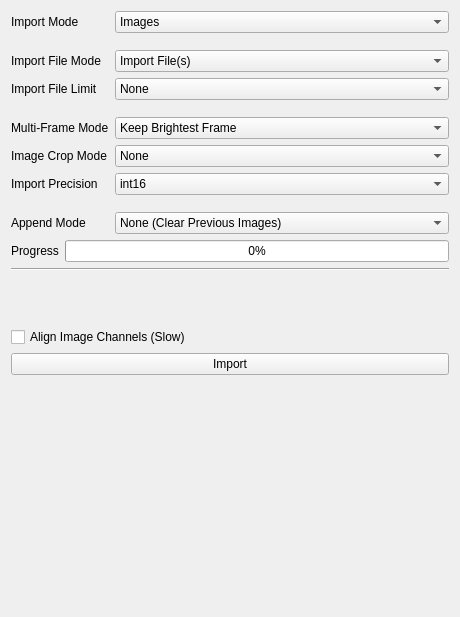
     <widget class="QWidget" name="tab">
      <attribute name="title">
       <string>Import</string>
      </attribute>
      <layout class="QVBoxLayout" name="verticalLayout_2">
       <item>
        <layout class="QFormLayout" name="formLayout_8">
         <item row="2" column="1">
          <spacer name="verticalSpacer_16">
           <property name="orientation">
            <enum>Qt::Vertical</enum>
           </property>
           <property name="sizeType">
            <enum>QSizePolicy::Minimum</enum>
           </property>
           <property name="sizeHint" stdset="0">
            <size>
             <width>334</width>
             <height>5</height>
            </size>
           </property>
          </spacer>
         </item>
         <item row="3" column="0">
          <widget class="QLabel" name="label_51">
           <property name="text">
            <string>Import File Mode</string>
           </property>
          </widget>
         </item>
         <item row="3" column="1">
          <widget class="QComboBox" name="import_filemode">
           <item>
            <property name="text">
             <string>Import File(s)</string>
            </property>
           </item>
           <item>
            <property name="text">
             <string>Import Directory</string>
            </property>
           </item>
          </widget>
         </item>
         <item row="4" column="0">
          <widget class="QLabel" name="import_limit_label">
           <property name="text">
            <string>Import File Limit</string>
           </property>
          </widget>
         </item>
         <item row="4" column="1">
          <widget class="QComboBox" name="import_limit">
           <property name="currentIndex">
            <number>6</number>
           </property>
           <item>
            <property name="text">
             <string>1</string>
            </property>
           </item>
           <item>
            <property name="text">
             <string>5</string>
            </property>
           </item>
           <item>
            <property name="text">
             <string>10</string>
            </property>
           </item>
           <item>
            <property name="text">
             <string>20</string>
            </property>
           </item>
           <item>
            <property name="text">
             <string>50</string>
            </property>
           </item>
           <item>
            <property name="text">
             <string>100</string>
            </property>
           </item>
           <item>
            <property name="text">
             <string>None</string>
            </property>
           </item>
          </widget>
         </item>
         <item row="5" column="1">
          <spacer name="verticalSpacer_17">
           <property name="orientation">
            <enum>Qt::Vertical</enum>
           </property>
           <property name="sizeType">
            <enum>QSizePolicy::Minimum</enum>
           </property>
           <property name="sizeHint" stdset="0">
            <size>
             <width>334</width>
             <height>5</height>
            </size>
           </property>
          </spacer>
         </item>
         <item row="6" column="0">
          <widget class="QLabel" name="label_30">
           <property name="text">
            <string>Multi-Frame Mode</string>
           </property>
          </widget>
         </item>
         <item row="6" column="1">
          <widget class="QComboBox" name="import_multiframe_mode">
           <item>
            <property name="text">
             <string>Keep Brightest Frame</string>
            </property>
           </item>
           <item>
            <property name="text">
             <string>Average Frames</string>
            </property>
           </item>
           <item>
            <property name="text">
             <string>Sum Frames</string>
            </property>
           </item>
           <item>
            <property name="text">
             <string>Keep First Frame</string>
            </property>
           </item>
           <item>
            <property name="text">
             <string>Keep All Frames (BETA)</string>
            </property>
           </item>
          </widget>
         </item>
         <item row="7" column="0">
          <widget class="QLabel" name="label_22">
           <property name="text">
            <string>Image Crop Mode</string>
           </property>
          </widget>
         </item>
         <item row="7" column="1">
          <widget class="QComboBox" name="import_crop_mode">
           <item>
            <property name="text">
             <string>None</string>
            </property>
           </item>
           <item>
            <property name="text">
             <string>Crop Left Half</string>
            </property>
           </item>
           <item>
            <property name="text">
             <string>Crop Right Half</string>
            </property>
           </item>
           <item>
            <property name="text">
             <string>Crop Brightest Half</string>
            </property>
           </item>
          </widget>
         </item>
         <item row="8" column="0">
          <widget class="QLabel" name="label_21">
           <property name="text">
            <string>Import Precision</string>
           </property>
          </widget>
         </item>
         <item row="8" column="1">
          <widget class="QComboBox" name="import_precision">
           <property name="currentIndex">
            <number>1</number>
           </property>
           <item>
            <property name="text">
             <string>int8</string>
            </property>
           </item>
           <item>
            <property name="text">
             <string>int16</string>
            </property>
           </item>
           <item>
            <property name="text">
             <string>int32</string>
            </property>
           </item>
           <item>
            <property name="text">
             <string>native</string>
            </property>
           </item>
          </widget>
         </item>
         <item row="0" column="1">
          <widget class="QComboBox" name="import_mode">
           <item>
            <property name="text">
             <string>Images</string>
            </property>
           </item>
           <item>
            <property name="text">
             <string>NanoImager Data</string>
            </property>
           </item>
           <item>
            <property name="text">
             <string>ScanR Data</string>
            </property>
           </item>
           <item>
            <property name="text">
             <string>Zeiss (.czi) Data</string>
            </property>
           </item>
           <item>
            <property name="text">
             <string>ImageJ files(s)</string>
            </property>
           </item>
           <item>
            <property name="text">
             <string>Mask (.tif) Segmentation(s)</string>
            </property>
           </item>
           <item>
            <property name="text">
             <string>Cellpose (.npy) Segmentation(s)</string>
            </property>
           </item>
           <item>
            <property name="text">
             <string>Oufti (.mat) Segmentation(s)</string>
            </property>
           </item>
           <item>
            <property name="text">
             <string>JSON (.txt) Segmentation(s)</string>
            </property>
           </item>
          </widget>
         </item>
         <item row="0" column="0">
          <widget class="QLabel" name="label_27">
           <property name="text">
            <string>Import Mode</string>
           </property>
          </widget>
         </item>
         <item row="9" column="1">
          <spacer name="verticalSpacer_47">
           <property name="orientation">
            <enum>Qt::Vertical</enum>
           </property>
           <property name="sizeType">
            <enum>QSizePolicy::Minimum</enum>
           </property>
           <property name="sizeHint" stdset="0">
            <size>
             <width>20</width>
             <height>5</height>
            </size>
           </property>
          </spacer>
         </item>
         <item row="10" column="0">
          <widget class="QLabel" name="label_105">
           <property name="text">
            <string>Append Mode</string>
           </property>
          </widget>
         </item>
         <item row="10" column="1">
          <widget class="QComboBox" name="import_append_mode">
           <item>
            <property name="text">
             <string>None (Clear Previous Images)</string>
            </property>
           </item>
           <item>
            <property name="text">
             <string>Append Images</string>
            </property>
           </item>
           <item>
            <property name="text">
             <string>Append Channels</string>
            </property>
           </item>
          </widget>
         </item>
        </layout>
       </item>
       <item>
        <layout class="QFormLayout" name="formLayout_14">
         <item row="0" column="0">
          <widget class="QLabel" name="label_36">
           <property name="text">
            <string>Progress</string>
           </property>
          </widget>
         </item>
         <item row="0" column="1">
          <widget class="QProgressBar" name="import_progressbar">
           <property name="value">
            <number>0</number>
           </property>
          </widget>
         </item>
        </layout>
       </item>
       <item>
        <widget class="Line" name="line_11">
         <property name="orientation">
          <enum>Qt::Horizontal</enum>
         </property>
        </widget>
       </item>
       <item>
        <spacer name="verticalSpacer_15">
         <property name="orientation">
          <enum>Qt::Vertical</enum>
         </property>
         <property name="sizeType">
          <enum>QSizePolicy::Minimum</enum>
         </property>
         <property name="sizeHint" stdset="0">
          <size>
           <width>334</width>
           <height>50</height>
          </size>
         </property>
        </spacer>
       </item>
       <item>
        <widget class="QCheckBox" name="import_align">
         <property name="text">
          <string>Align Image Channels (Slow)</string>
         </property>
         <property name="checked">
          <bool>false</bool>
         </property>
        </widget>
       </item>
       <item>
        <widget class="QPushButton" name="import_import">
         <property name="text">
          <string>Import</string>
         </property>
        </widget>
       </item>
       <item>
        <spacer name="verticalSpacer">
         <property name="orientation">
          <enum>Qt::Vertical</enum>
         </property>
         <property name="sizeHint" stdset="0">
          <size>
           <width>20</width>
           <height>231</height>
          </size>
         </property>
        </spacer>
       </item>
      </layout>
     </widget>
